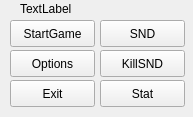
<?xml version="1.0" encoding="UTF-8"?>
<ui version="4.0">
 <class>MainWindow</class>
 <widget class="QMainWindow" name="MainWindow">
  <property name="geometry">
   <rect>
    <x>0</x>
    <y>0</y>
    <width>193</width>
    <height>117</height>
   </rect>
  </property>
  <property name="windowTitle">
   <string>MainWindow</string>
  </property>
  <widget class="QWidget" name="centralWidget">
   <widget class="QPushButton" name="pushButton">
    <property name="geometry">
     <rect>
      <x>100</x>
      <y>20</y>
      <width>85</width>
      <height>27</height>
     </rect>
    </property>
    <property name="text">
     <string>SND</string>
    </property>
   </widget>
   <widget class="QPushButton" name="pushButton_2">
    <property name="geometry">
     <rect>
      <x>10</x>
      <y>50</y>
      <width>85</width>
      <height>27</height>
     </rect>
    </property>
    <property name="text">
     <string>Options</string>
    </property>
   </widget>
   <widget class="QPushButton" name="pushButton_3">
    <property name="geometry">
     <rect>
      <x>10</x>
      <y>80</y>
      <width>85</width>
      <height>27</height>
     </rect>
    </property>
    <property name="text">
     <string>Exit</string>
    </property>
   </widget>
   <widget class="QLabel" name="label">
    <property name="geometry">
     <rect>
      <x>20</x>
      <y>0</y>
      <width>53</width>
      <height>17</height>
     </rect>
    </property>
    <property name="text">
     <string>TextLabel</string>
    </property>
   </widget>
   <widget class="QPushButton" name="pushButton_4">
    <property name="geometry">
     <rect>
      <x>100</x>
      <y>50</y>
      <width>85</width>
      <height>27</height>
     </rect>
    </property>
    <property name="text">
     <string>KillSND</string>
    </property>
   </widget>
   <widget class="QPushButton" name="pushButton_5">
    <property name="geometry">
     <rect>
      <x>10</x>
      <y>20</y>
      <width>85</width>
      <height>27</height>
     </rect>
    </property>
    <property name="text">
     <string>StartGame</string>
    </property>
   </widget>
   <widget class="QPushButton" name="pushButton_6">
    <property name="geometry">
     <rect>
      <x>100</x>
      <y>80</y>
      <width>85</width>
      <height>27</height>
     </rect>
    </property>
    <property name="text">
     <string>Stat</string>
    </property>
   </widget>
  </widget>
 </widget>
 <layoutdefault spacing="6" margin="11"/>
 <resources/>
 <connections>
  <connection>
   <sender>pushButton_3</sender>
   <signal>clicked()</signal>
   <receiver>MainWindow</receiver>
   <slot>close()</slot>
   <hints>
    <hint type="sourcelabel">
     <x>102</x>
     <y>113</y>
    </hint>
    <hint type="destinationlabel">
     <x>263</x>
     <y>190</y>
    </hint>
   </hints>
  </connection>
  <connection>
   <sender>pushButton</sender>
   <signal>clicked()</signal>
   <receiver>MainWindow</receiver>
   <slot>setFocus()</slot>
   <hints>
    <hint type="sourcelabel">
     <x>52</x>
     <y>73</y>
    </hint>
    <hint type="destinationlabel">
     <x>263</x>
     <y>190</y>
    </hint>
   </hints>
  </connection>
 </connections>
</ui>
